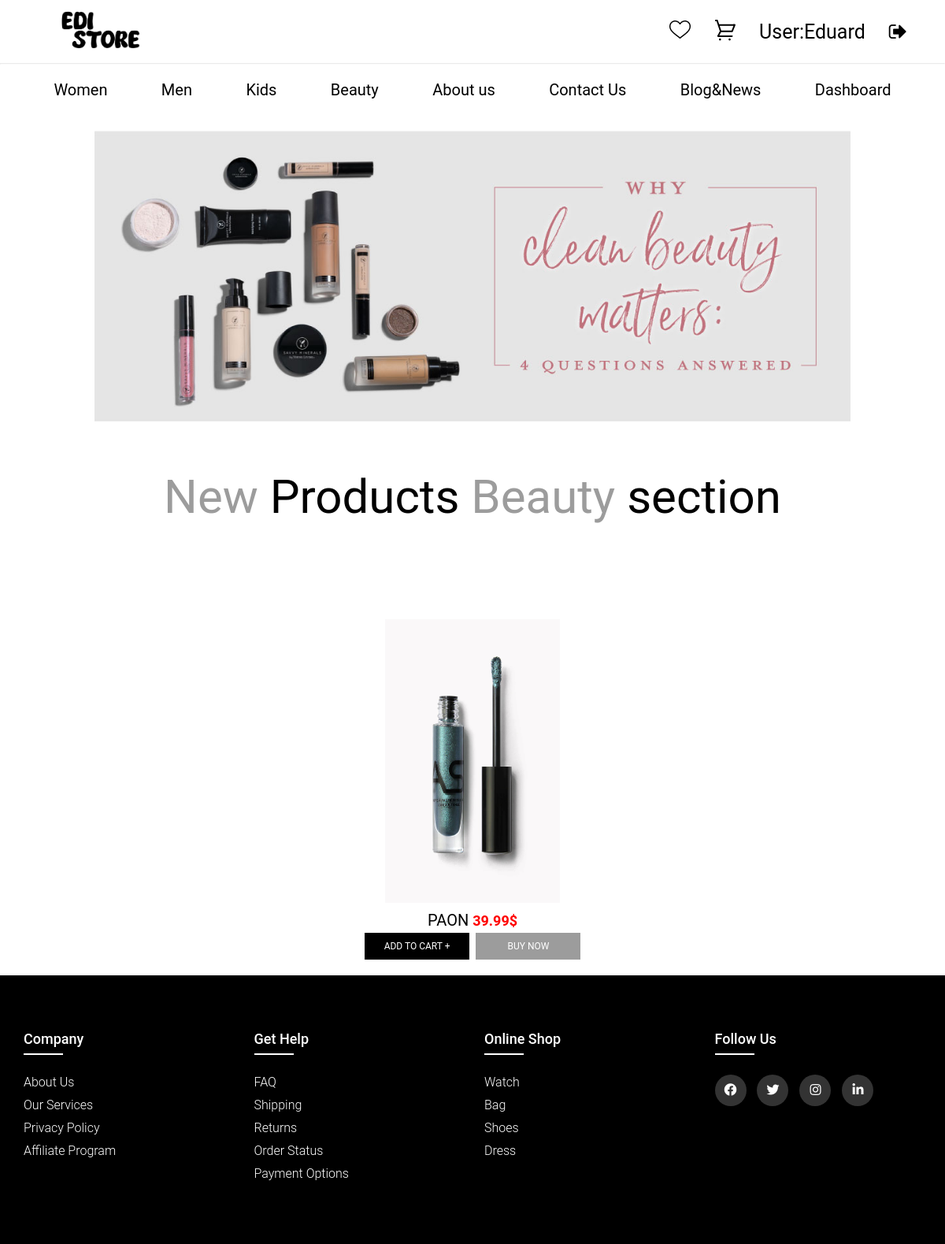
Page /beauty.php (signed in) on the committed database.
### tables this page shows
CREATE TABLE `produktet` (
  `ID` int(11) NOT NULL,
  `foto_produktit` varchar(255) NOT NULL,
  `emri_produktit` varchar(255) NOT NULL,
  `cmimi_produktit` varchar(255) NOT NULL,
  `kategoria` varchar(255) NOT NULL,
  `added` varchar(255) DEFAULT NULL
);

### controllers/databaseConfig.php (called while the page is built, shortened)
<?php
class DatabasePDOConfiguration
{
    private $connection;
    private $host = "localhost";
    private $username = "root";
    private $dbName = "projekti";
    private $password = "";
    protected function getConnection()
    {
        return $this->connection;
    }
    private function createConnection()
    {
        $this->connection = new PDO("mysql:host=$this->host;dbname=$this->dbName", $this->username, $this->password);
        $this->connection->setAttribute(PDO::ATTR_ERRMODE, PDO::ERRMODE_EXCEPTION);
    }
}

### controllers/MenuController.php (called while the page is built, shortened)
<?php
    require_once 'databaseConfig.php';
    class MenuController extends DatabasePDOConfiguration{
        public $db;
        public function __construct(){
            $this->db = $this->getConnection();
        }
        public function select($kategoria){
            $query = $this->db->prepare('SELECT * from produktet where kategoria=:kategoria_produktit');
            $query ->bindParam(':kategoria_produktit', $kategoria);
            $query ->execute();
            return  $query ->fetchAll();
        }
    }
?>

### beauty.php (the view, shortened to what this page needs)
<!DOCTYPE html>
<html lang="en">
<head>
    <link rel='stylesheet' href='https://cdnjs.cloudflare.com/ajax/libs/font-awesome/4.7.0/css/font-awesome.min.css'>
    <link rel="stylesheet" type="text/css" href="https://cdnjs.cloudflare.com/ajax/libs/font-awesome/5.15.1/css/all.min.css">
    <link rel="stylesheet" href="css/beauty.css">
</head>
<body>
    <?php include "includes/header.php";
            require_once './controllers/MenuController.php';
      ?>
      <div class="img-cover">
      <img  id="foto1" src="img/beauty-collection.jpg" alt="">
    </div>
      <section class="section">
        <div class="title">
          <h1><span id="h1">New</span> Products <span id="h1">Beauty</span> section  </h1>
        </div>
            <div class="product-center container">
                  <?php
                $products = new MenuController;
                $kategoria="beauty";
                $all = $products->select($kategoria);
                  for ($i = 0; $i < count($all); $i++) {
                    echo '<div class="product">
                    <div class="img-cover">
                        <img height="400px" src="' . $all[$i]['foto_produktit'] . '">
                    </div>
                    <p>'. $all[$i]['emri_produktit']  .' <span class="price"> ' . $all[$i]['cmimi_produktit'] . '</span></p>
                    <button class="btn">ADD TO CART +</button>
                    <button class="btn1">BUY NOW</button>
                  </div>';
                  }
                  ?>
            </div>
          </section>
           <?php  include "includes/footer.php" ?>
    </body>
</html>

### css/beauty.css (style rules this page uses)
img { text-align: center; }
.title { font-size: 40px; text-align: center; margin-bottom: 5rem; font-weight: 600; width: 100%; padding-top: 60px; }
.title h1 { font-weight: 400; }
.title span { color: var(--primary); }
.product-center { display: grid; grid-template-columns: repeat(auto-fit, minmax(20rem, 1fr)); gap: 5rem; margin-bottom: 5rem; display: flex; flex-direction: row; flex-wrap: wrap; align-items: center; justify-content: center; justify-content: space-evenly; }
.product { text-align: center; padding-bottom: 1rem; transition: all 500ms ease-in-out; }
.product .img-cover { overflow: hidden; }
.product img { transition: all 500ms ease-in-out; }
#h1 { color: #9c9c9c; font-size: 60px; }
.product p { padding-top: 10px; font-size: 20px; }
.price { font-size:18px ; color: red; font-weight: bold; }
.btn { border: none; padding: 10px 25px; text-align: center; background-color: black; color: white; text-decoration: none; display: inline-block; font-size: 12px; margin: 4px 2px; cursor: pointer; }
.btn1 { border: none; padding: 10px 40px; text-align: center; text-decoration: none; display: inline-block; font-size: 12px; margin: 4px 2px; cursor: pointer; background-color:#9c9c9c; color: white; }
.img-cover img { padding-top: 40px; display: block; margin-left: auto; margin-right: auto; width: 80%; }

### css/header.css (style rules this page uses)
* { margin: 0; padding: 0; box-sizing: border-box; font-family: 'Roboto', sans-serif; }
.container { max-width: 114rem; margin: 0 auto; padding: 0 3rem; }

### rows in the picture
produktet: foto_produktit (picture), emri_produktit "PAON", cmimi_produktit "39.99$"

### other values in the picture
$_SESSION['username'] "Eduard"
